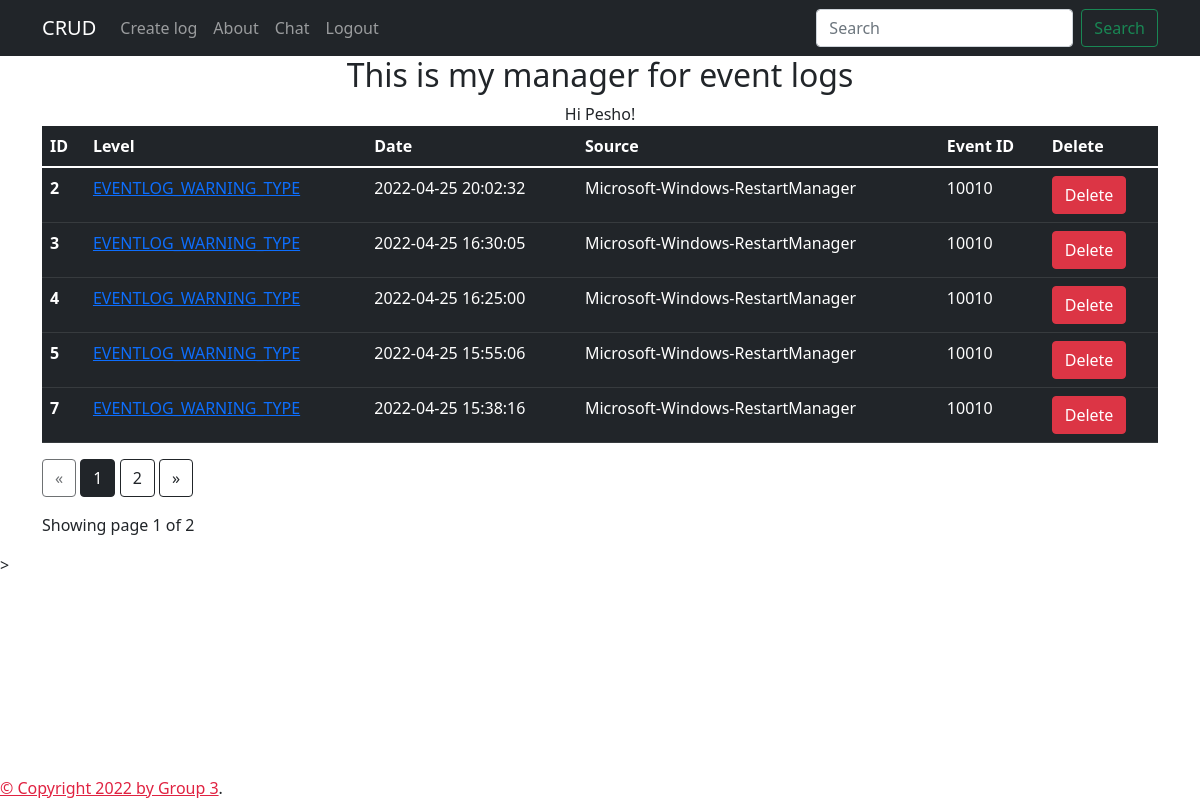
/ (signed in), run on an earlier commit of the app's database.
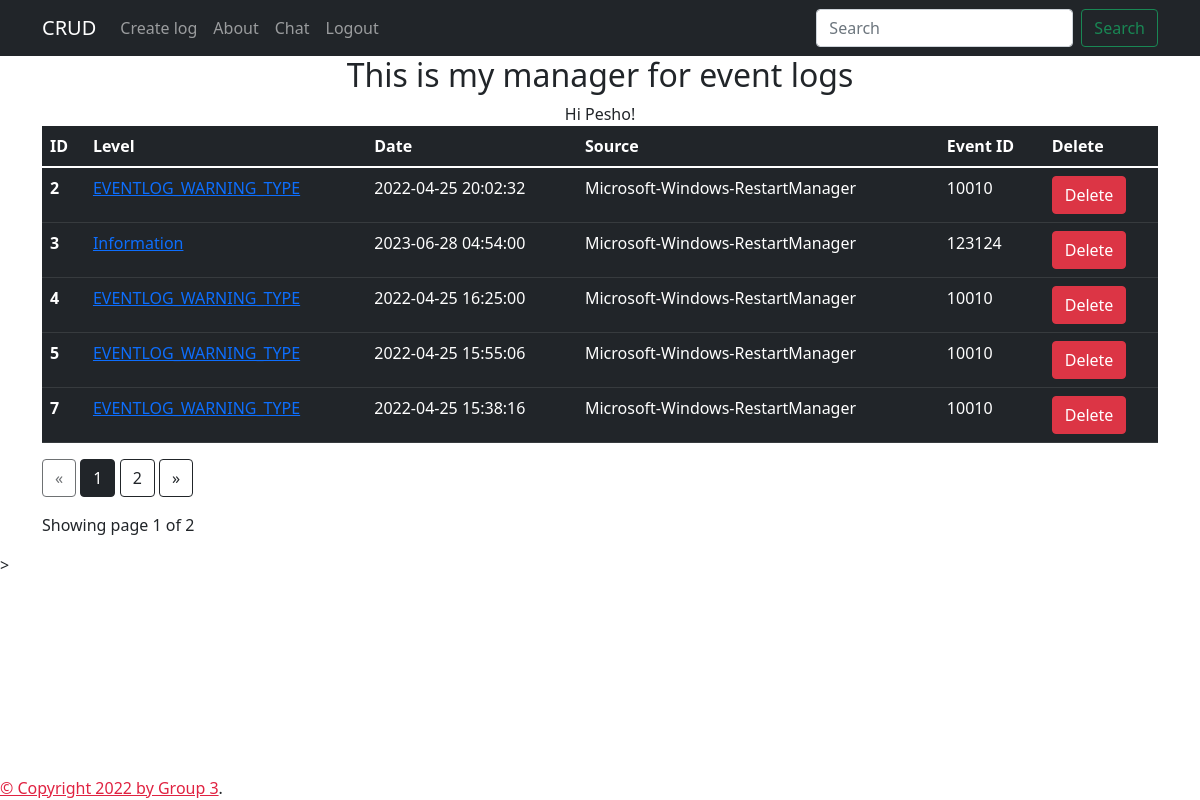
And on a later commit of the database.
### models.py (models this page shows, shortened)
class User(db.Model, UserMixin):
    __tablename__ = "user"
    id = db.Column(db.Integer, primary_key=True)
    username = db.Column(db.String(80), unique=True, nullable=False)
    password = db.Column(db.String(300), nullable=False, unique=True)

class Events_model(db.Model):
    __tablename__ = 'event_errors'
    id = db.Column(db.Integer, primary_key=True)
    level = db.Column(db.String(80))
    date_time = db.Column(db.DateTime, default=datetime.utcnow)
    source = db.Column(db.String(80))
    event_id = db.Column(db.Integer())

### app.py (the view)
    @app.route('/')
    @login_required
    def home():
        page = request.args.get('page', type = int)
        application_logs = Events_model.query.paginate(page = page, per_page = 5)
        return render_template('index.html', application_logs=application_logs, name = current_user), 200

### app.py (called while the page is built)
@login_manager.user_loader
def load_user(user_id):
    return User.query.get(int(user_id))

### templates/index.html (shortened to what this page needs)
{% extends "base.html" %}
{% block content %}
<div class="container" style="text-align: center;width: 100%;">
    <h2> This is my manager for event logs</h2>
     Hi {{ current_user.username }}!
</div>
<div class = "container">
      <table class="table table-dark">
        <thead>
          <tr>
            <th scope="col">ID</th>
            <th scope="col">Level</th>
            <th scope="col">Date</th>
            <th scope="col">Source</th>
            <th scope="col">Event ID</th>
            <th scope="col">Delete</th>
          </tr>
        </thead>
        <tbody>
            {% for application_log in application_logs.items %}
        <a href="#">
          <tr>
            <th scope="row">{{application_log.id}}</th>
            <td><a href='/data/{{application_log.id}}/update'>{{application_log.level}}</a></td>
            <td>{{application_log.date_time}}</td>
            <td>{{application_log.source}}</td>
            <td>{{application_log.event_id}}</td>
            <td><a href='/data/{{application_log.id}}/delete' onclick="return confirm('Are you sure you want to delete this item?');" type="button" class="btn btn-danger">Delete</a></td>
          </tr>
        </a>
          {% endfor %}
        </tbody>
      </table>
<div class="text-right">
  <a href="{{ url_for('home', page=application_logs.prev_num) }}"
     class="btn btn-outline-dark
     {% if application_logs.page == 1 %}disabled{% endif %}">
      &laquo;
  </a>
  {% for page_num in application_logs.iter_pages(left_edge=1, right_edge=1, left_current=1, right_current=2) %}{% if page_num %}
          {% if application_logs.page == page_num %}
          <a href="{{ url_for('home', page=page_num) }}"
             class="btn btn-dark">
              {{ page_num }}
          </a>
          {% else %}
          <a href="{{ url_for('home', page=page_num) }}"
             class="btn btn-outline-dark">
              {{ page_num }}
          </a>
          {% endif %}
      {% else %}
          ...
      {% endif %}
  {% endfor %}    <a href="{{ url_for('home', page=application_logs.next_num) }}"
     class="btn btn-outline-dark
     {% if application_logs.page == application_logs.pages %}disabled{% endif %}">
      &raquo;
  </a>
</div>
<p class="text-right mt-3">
 Showing page {{ application_logs.page }} of {{ application_logs.pages }}
</p>
</div>>
{% endblock %}

### templates/base.html (shortened to what this page needs)
<!doctype html>
<html>
  <head>
    {% block head %}
    <link href="https://cdn.jsdelivr.net/npm/bootstrap@5.1.3/dist/css/bootstrap.min.css" rel="stylesheet">
    {% endblock %}
  </head>
  <body style="background: url('https://source.unsplash.com/twukN12EN7c/1920x1080') no-repeat center center fixed;
  -webkit-background-size: cover;
  -moz-background-size: cover;
  background-size: cover;
  -o-background-size: cover;" >
    <div id="header">{% include 'header.html' %} </div>
    <div id="content">{% block content %}{% endblock %}</div>
    <div class="footer fixed-bottom">
      {% block footer %}
      <a style="color: rgb(224, 34, 65);" href="/about"> &copy; Copyright 2022 by Group 3</a>.
      {% endblock %}
    </div>
  </body>
</html>

### templates/header.html (shortened to what this page needs)
<nav class="navbar navbar-expand-lg navbar-dark bg-dark" aria-label="Eighth navbar example">
    <div class="container">
      <a class="navbar-brand" href="/">CRUD</a>
      <div class="collapse navbar-collapse" id="navbarsExample07">
        <ul class="navbar-nav me-auto mb-2 mb-lg-0">
          <li class="nav-item">
            <a class="nav-link" href="/create">Create log</a>
          </li>
        </ul>
      <div class="collapse navbar-collapse" id="navbarsExample07">
        <ul class="navbar-nav me-auto mb-2 mb-lg-0">
          <li class="nav-item">
            <a class="nav-link" href="/about">About</a>
            <li class="nav-item">
              <a class="nav-link" href="/chat">Chat</a>
            </li>
          </li>
        </ul>
        <div class="collapse navbar-collapse" id="navbarsExample">
          <ul class="navbar-nav me-auto mb-2 mb-lg-0">
            <li class="nav-item">
              {% if current_user.username %}
              <a class="nav-link" href="/logout">Logout</a>
              {% else %}
              <a class="nav-link" href="/login">Login</a>
              {% endif %}
            </li>
          </ul>
        <form class="form-inline my-2 my-lg-0" action="/search" method="POST">
            <div class="d-flex flex-row">
            <input class="form-control mx-2" type="search" placeholder="Search" name="id" aria-label="Search">
            <button class="btn btn-outline-success ml-2 my-sm-0" type="submit">Search</button>
        </div>
        </form>
      </div>
    </div>
  </nav>

What changed in the data, as far as the page shows it:
changed Events_model id 3: level "EVENTLOG_WARNING_TYPE" → "Information"; date_time "2022-04-25 16:30:05" → "2023-06-28 04:54:00"; event_id "10010" → "123124"
